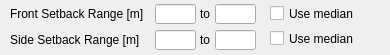
                  <widget class="QWidget" name="res_paramfield2" native="true">
                   <property name="sizePolicy">
                    <sizepolicy hsizetype="Preferred" vsizetype="Fixed">
                     <horstretch>0</horstretch>
                     <verstretch>55</verstretch>
                    </sizepolicy>
                   </property>
                   <property name="minimumSize">
                    <size>
                     <width>369</width>
                     <height>55</height>
                    </size>
                   </property>
                   <property name="maximumSize">
                    <size>
                     <width>16777215</width>
                     <height>55</height>
                    </size>
                   </property>
                   <widget class="QLineEdit" name="setback_s_max_box">
                    <property name="geometry">
                     <rect>
                      <x>215</x>
                      <y>30</y>
                      <width>41</width>
                      <height>20</height>
                     </rect>
                    </property>
                    <property name="text">
                     <string/>
                    </property>
                   </widget>
                   <widget class="QLabel" name="setback_f_to">
                    <property name="geometry">
                     <rect>
                      <x>200</x>
                      <y>4</y>
                      <width>10</width>
                      <height>20</height>
                     </rect>
                    </property>
                    <property name="text">
                     <string>to</string>
                    </property>
                   </widget>
                   <widget class="QLineEdit" name="lineEdit_7">
                    <property name="geometry">
                     <rect>
                      <x>146</x>
                      <y>56</y>
                      <width>31</width>
                      <height>20</height>
                     </rect>
                    </property>
                    <property name="text">
                     <string>2</string>
                    </property>
                   </widget>
                   <widget class="QLabel" name="setback_f_lbl">
                    <property name="geometry">
                     <rect>
                      <x>10</x>
                      <y>4</y>
                      <width>140</width>
                      <height>20</height>
                     </rect>
                    </property>
                    <property name="text">
                     <string>Front Setback Range [m]</string>
                    </property>
                   </widget>
                   <widget class="QLineEdit" name="setback_f_max_box">
                    <property name="geometry">
                     <rect>
                      <x>215</x>
                      <y>4</y>
                      <width>41</width>
                      <height>20</height>
                     </rect>
                    </property>
                    <property name="text">
                     <string/>
                    </property>
                   </widget>
                   <widget class="QLineEdit" name="setback_f_min_box">
                    <property name="geometry">
                     <rect>
                      <x>155</x>
                      <y>4</y>
                      <width>41</width>
                      <height>20</height>
                     </rect>
                    </property>
                    <property name="text">
                     <string/>
                    </property>
                   </widget>
                   <widget class="QLabel" name="label_16">
                    <property name="geometry">
                     <rect>
                      <x>0</x>
                      <y>56</y>
                      <width>140</width>
                      <height>20</height>
                     </rect>
                    </property>
                    <property name="text">
                     <string>Minimum Rear Setback [m]</string>
                    </property>
                   </widget>
                   <widget class="QLineEdit" name="setback_s_min_box">
                    <property name="geometry">
                     <rect>
                      <x>155</x>
                      <y>30</y>
                      <width>41</width>
                      <height>20</height>
                     </rect>
                    </property>
                    <property name="text">
                     <string/>
                    </property>
                   </widget>
                   <widget class="QLabel" name="setback_s_to">
                    <property name="geometry">
                     <rect>
                      <x>200</x>
                      <y>30</y>
                      <width>10</width>
                      <height>20</height>
                     </rect>
                    </property>
                    <property name="text">
                     <string>to</string>
                    </property>
                   </widget>
                   <widget class="QLabel" name="setback_s_lbl">
                    <property name="geometry">
                     <rect>
                      <x>10</x>
                      <y>30</y>
                      <width>140</width>
                      <height>20</height>
                     </rect>
                    </property>
                    <property name="text">
                     <string>Side Setback Range [m]</string>
                    </property>
                   </widget>
                   <widget class="QCheckBox" name="fsetbackmed_check">
                    <property name="geometry">
                     <rect>
                      <x>270</x>
                      <y>5</y>
                      <width>111</width>
                      <height>17</height>
                     </rect>
                    </property>
                    <property name="text">
                     <string>Use median</string>
                    </property>
                   </widget>
                   <widget class="QCheckBox" name="ssetbackmed_check">
                    <property name="geometry">
                     <rect>
                      <x>270</x>
                      <y>30</y>
                      <width>111</width>
                      <height>17</height>
                     </rect>
                    </property>
                    <property name="text">
                     <string>Use median</string>
                    </property>
                   </widget>
                  </widget>
